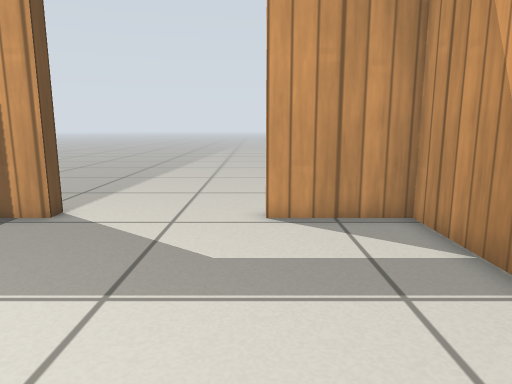
view 1 (above)

13 first-person views from a walk through a Gazebo world. The camera is 0.56 m above the floor, tilts 10° down and sees 70° across. The floor is counted in squares, 0.25 m on a side. Each view is taken from the middle of a square. On the plan, view 1 faces up. The plan holds only what a view shows up to about 20 squares ahead; the rest is blank. Gazebo's built-in surfaces are drawn with simple patterns.

view 2
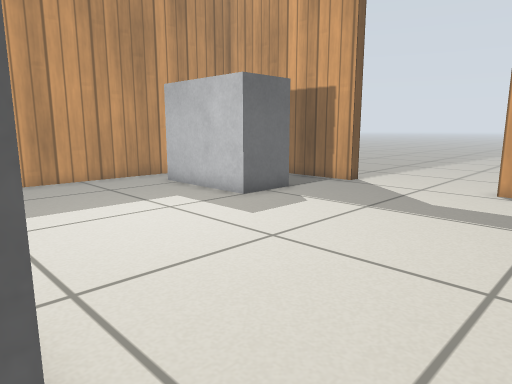

view 3
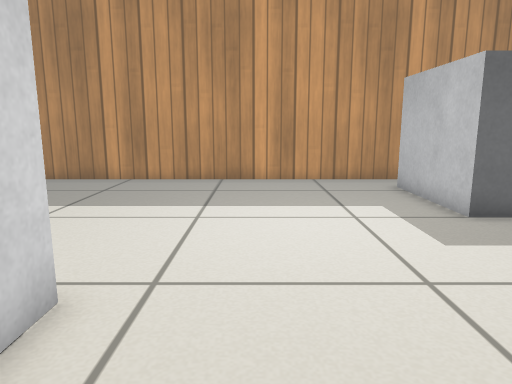

view 4
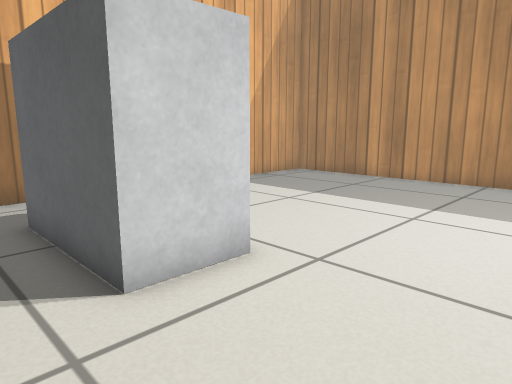

view 5
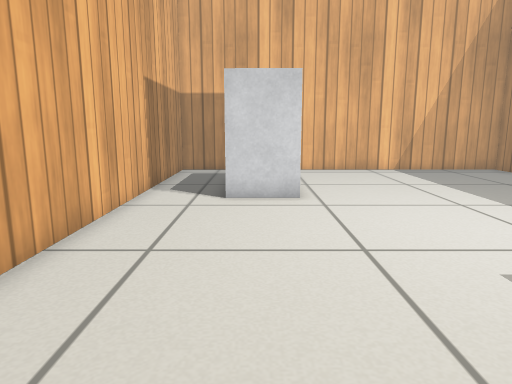

view 6
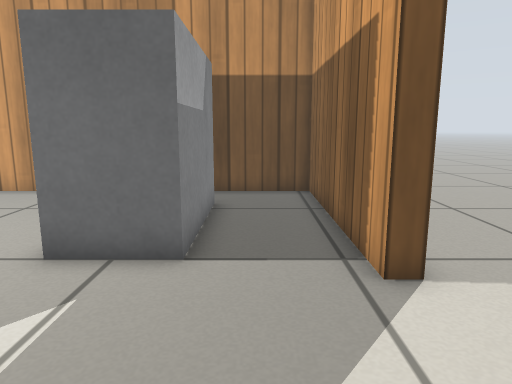

view 7
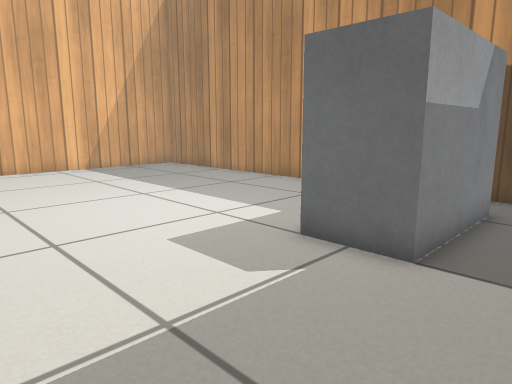

view 8
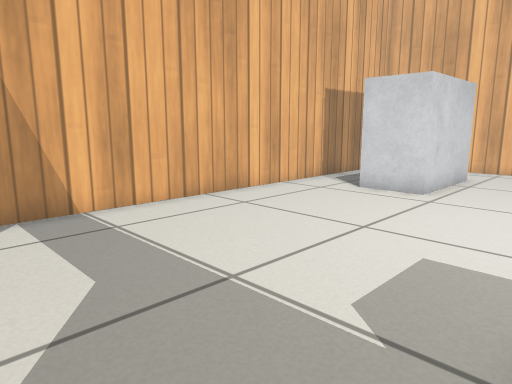

view 9
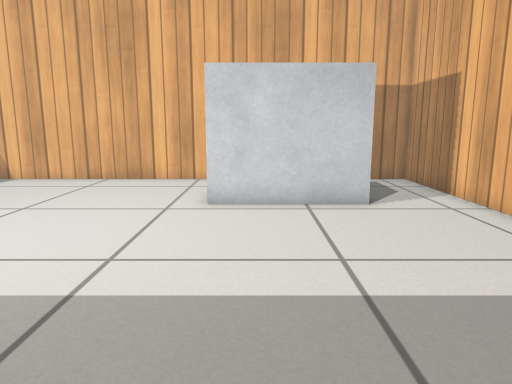

view 10
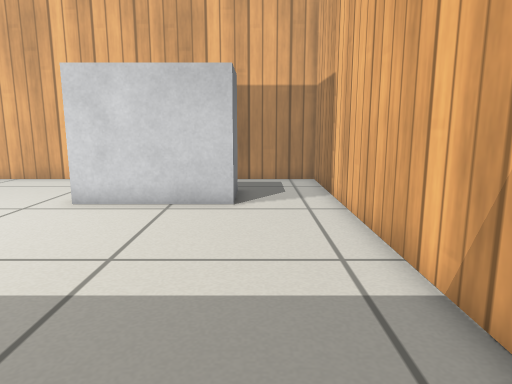

view 11
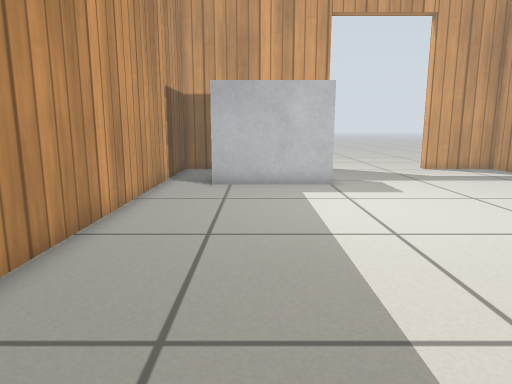

view 12
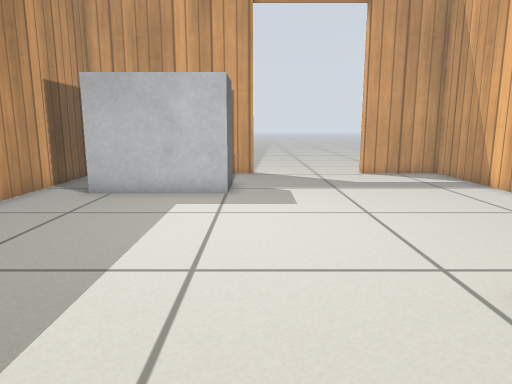

view 13
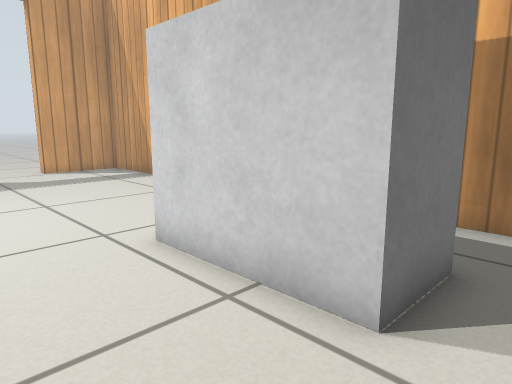

### Floor plan
Key: @ floor where view 1 was taken; # wall or solid block; . floor; D open door; B grey box.
Columns run from 13 left of view 1 to 4 right of it. Each row starts with its distance up from view 1.
 11       ........
 10       ........
  9 ########DDDDDD####
  8 #................#
  7 #................#
  6 #..BBBBB.........#
  5 #.B    B.........#
  4 #.B    B.........#
  3 #..BBBBB.........#
  2 #................#
  1 #................#
  0 #............@...#
 -1 #................#
 -2 #................#
 -3 #................#
 -4 #................#
 -5 #...........BBB..#
 -6 #...........B B..#
 -7 #...........B B..#
 -8 #...........B B..#
 -9 #...........BBB..#
-10 #................#
-11 #................#
-12 #................#
-13 ##################

Where each view was taken, in squares from view 1:
view 1: 0 up, 0 right, facing up
view 2: 5 down, 3 right, facing up-left
view 3: 2 down, 3 right, facing left
view 4: 0 up, 3 right, facing down-left
view 5: 7 up, 0 right, facing down
view 6: 7 up, 0 right, facing left
view 7: 8 up, 0 right, facing down-left
view 8: 8 up, 6 left, facing down-right
view 9: 6 down, 12 left, facing right
view 10: 10 down, 12 left, facing right
view 11: 11 down, 9 left, facing up
view 12: 9 down, 5 left, facing up
view 13: 11 down, 5 left, facing up-right
